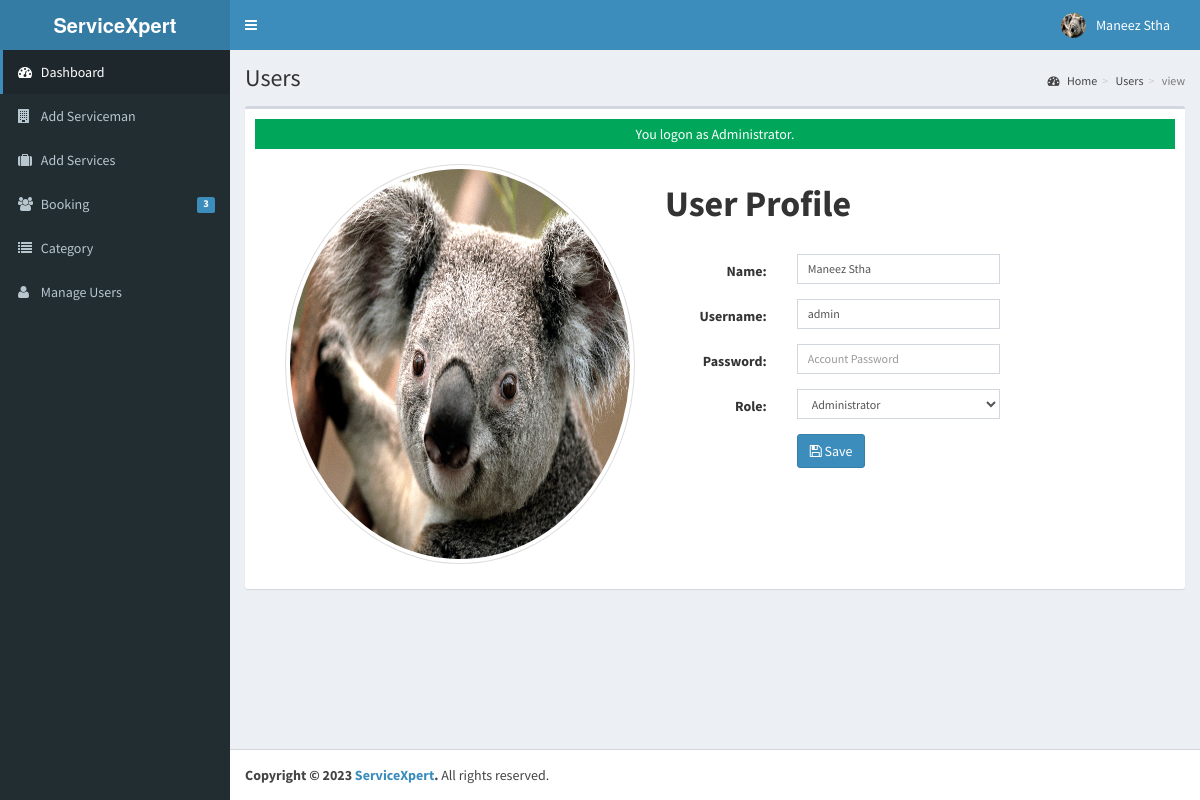
Page /admin/user/index.php?view=view&id=00018 (signed in) on the committed database.
### tables this page shows
CREATE TABLE `tblusers` (
  `USERID` varchar(30) NOT NULL,
  `FULLNAME` varchar(40) NOT NULL,
  `USERNAME` varchar(90) NOT NULL,
  `PASS` varchar(90) NOT NULL,
  `ROLE` varchar(30) NOT NULL,
  `PICLOCATION` varchar(255) NOT NULL
);

### admin/user/index.php (called while the page is built, shortened)
<?php
require_once("../../include/initialize.php");
 $title="Users";
require_once ("../theme/templates.php");
?>

### include/database.php (called while the page is built, shortened)
<?php
class Database {
	var $sql_string = '';
	private $conn;
	public function open_connection() {
		$this->conn = mysqli_connect(server,user,pass);
		if(!$this->conn){
			echo "Problem in database connection! Contact administrator!";
			exit();
		}else{
			$db_select = mysqli_select_db($this->conn,database_name);
		}
	}
	function setQuery($sql='') {
		$this->sql_string=$sql;
	}
	function executeQuery() {
		$result = mysqli_query($this->conn,$this->sql_string);
		return $result;
	}
	private function confirm_query($result) {
		return $result;
	}
	function loadSingleResult() {
		$cur = $this->executeQuery();
		while ($row = mysqli_fetch_object($cur)) {
		return $data = $row;
		}
	}
}
$mydb = new Database();
?>

### include/accounts.php (called while the page is built, shortened)
<?php
require_once(LIB_PATH.DS.'database.php');
class User {
	protected static  $tblname = "tblusers";
	function single_user($id=""){
			global $mydb;
			$mydb->setQuery("SELECT * FROM ".self::$tblname."
				Where USERID= '{$id}' LIMIT 1");
			$cur = $mydb->loadSingleResult();
			return $cur;
	}
}
?>

### include/function.php (called while the page is built, shortened)
<?php
function currentpage(){
		$this_page = $_SERVER['SCRIPT_NAME'];
	    $bits = explode('/',$this_page);
		 return $bits[3];
	}
		?>

### admin/user/view.php (the view, shortened to what this page needs)
<?php
  @$USERID = $_SESSION['ADMIN_USERID'];
  $user = New User();
  $singleuser = $user->single_user($USERID);
  ?>
<div class="container">
    <div class="panel-body inf-content">
        <div class="row">
            <div class="col-md-4">
                <a data-target="#myModal" data-toggle="modal" href="" title="Click here to Change Image.">
                    <img alt="" style="width:500px; height:400px;>" title="" class="img-circle img-thumbnail isTooltip"
                        src="<?php echo web_root.'admin/user/'. $singleuser->PICLOCATION;?>"
                        data-original-title="Usuario">
                </a>
            </div>
            <div class="col-md-6">
                <h1><strong>User Profile</strong></h1><br>
                <form class="form-horizontal span6" action="controller.php?action=edit&view=" method="POST">
                    <div class="form-group">
                        <div class="col-md-8">
                            <label class="col-md-4 control-label" for="U_NAME">Name:</label>
                            <div class="col-md-8">
                                <input class="form-control input-sm" id="U_NAME" name="U_NAME"
                                    placeholder="Account Name" type="text" value="<?php echo $singleuser->FULLNAME; ?>">
                            </div>
                        </div>
                    </div>
                    <div class="form-group">
                        <div class="col-md-8">
                            <label class="col-md-4 control-label" for="U_USERNAME">Username:</label>
                            <div class="col-md-8">
                                <input class="form-control input-sm" id="U_USERNAME" name="U_USERNAME"
                                    placeholder="Email Address" type="text"
                                    value="<?php echo $singleuser->USERNAME; ?>">
                            </div>
                        </div>
                    </div>
                    <div class="form-group">
                        <div class="col-md-8">
                            <label class="col-md-4 control-label" for="U_PASS">Password:</label>
                            <div class="col-md-8">
                                <input class="form-control input-sm" id="U_PASS" name="U_PASS"
                                    placeholder="Account Password" type="Password" value="" required>
                            </div>
                        </div>
                    </div>
                    <div class="form-group">
                        <div class="col-md-8">
                            <label class="col-md-4 control-label" for="U_ROLE">Role:</label>
                            <?php
                              if ($_SESSION['ADMIN_ROLE'] == 'Administrator') {
                                  echo '
                                  <div class="col-md-8">
                                      <select class="form-control input-sm" name="U_ROLE" id="U_ROLE">
                                          <option value="Administrator"' . (($singleuser->ROLE == "Administrator") ? "selected='true'" : "") . '>
                                              Administrator</option>
                                          <option value="Staff"' . (($singleuser->ROLE == "Staff") ? "selected='true'" : "") . '>Staff</option>
                                      </select>
                                  </div>';
                               }
                              ?>
                        </div>
                    </div>
                    <div class="form-group">
                        <div class="col-md-8">
                            <label class="col-md-4 control-label" for="idno"></label>
                            <div class="col-md-8">
                                <button class="btn btn-primary " name="save" type="submit"><span
                                        class="fa fa-save fw-fa"></span> Save</button>
                            </div>
                        </div>
                    </div>
                </form>
            </div>
        </div>
    </div>
</div>

### admin/theme/templates.php (shortened to what this page needs)
<!DOCTYPE html>
<html>
    <head>
        <link rel="stylesheet" href="<?php echo web_root;?>bootstrap/css/bootstrap.min.css">
        <link rel="stylesheet" href="<?php echo web_root;?>plugins/font-awesome/css/font-awesome.min.css">
        <link rel="stylesheet" href="<?php echo web_root;?>dist/css/AdminLTE.min.css">
        <link rel="stylesheet" href="<?php echo web_root;?>dist/css/skins/_all-skins.min.css">
        <link rel="stylesheet" href="<?php echo web_root;?>plugins/iCheck/flat/blue.css">
        <link rel="stylesheet" href="<?php echo web_root;?>plugins/morris/morris.css">
        <link rel="stylesheet" href="<?php echo web_root;?>plugins/jvectormap/jquery-jvectormap-1.2.2.css">
        <link href="<?php echo web_root; ?>plugins/datepicker/bootstrap-datetimepicker.min.css" rel="stylesheet" media="screen">
        <link rel="stylesheet" href="<?php echo web_root;?>plugins/dataTables/jquery.dataTables.min.css">
        <link rel="stylesheet" href="<?php echo web_root;?>plugins/bootstrap-wysihtml5/bootstrap3-wysihtml5.min.css">
    </head>
 <body class="hold-transition skin-blue fixed sidebar-mini">
<div class="wrapper">
  <header class="main-header">
    <a href="<?php echo web_root;?>/admin/" class="logo">
      <span class="logo-lg"><b>ServiceXpert</b></span>
    </a>
    <nav class="navbar navbar-static-top" role="navigation">
      <a href="#" class="sidebar-toggle" data-toggle="offcanvas" role="button">
      </a>
      <div class="navbar-custom-menu">
        <ul class="nav navbar-nav">
          <?php
              $user = New User();
              $singleuser = $user->single_user($_SESSION['ADMIN_USERID']);
          ?>
          <li class="dropdown user user-menu" style="padding-right: 15px;"  >
            <a href="#" class="dropdown-toggle" data-toggle="dropdown">
              <img src="<?php echo web_root.'admin/user/'. $singleuser->PICLOCATION;?>" class="user-image" alt="User Image">
              <span class="hidden-xs"><?php echo $singleuser->FULLNAME; ?></span>
            </a>
          </li>
        </ul>
      </div>
    </nav>
  </header>
  <aside class="main-sidebar">
    <section class="sidebar">
      <ul class="sidebar-menu">
        <li  class="<?php echo (currentpage() == 'index.php') ? "active" : false;?>" >
          <a href="<?php echo web_root ;?>admin/">
            <i class="fa fa-dashboard"></i> <span>Dashboard</span>
          </a>
        </li>
        <li class="<?php echo (currentpage() == 'serviceman') ? "active" : false;?>" >
          <a href="<?php echo web_root ;?>admin/serviceman/">
            <i class="fa fa-building"></i> <span>Add Serviceman</span>
          </a>
        </li>
        <li class="<?php echo (currentpage() == 'services') ? "active" : false;?>" >
          <a href="<?php echo web_root ;?>admin/services/">
            <i class="fa fa-suitcase"></i> <span>  Add Services</span>
          </a>
        </li>
        <li class="<?php echo (currentpage() == 'applicants') ? "active" : false;?>" >
          <a href="<?php echo web_root ;?>admin/applicants/">
            <i class="fa fa-users"></i> <span>Booking</span>
            <span class="label label-primary pull-right">
              <?php
                $sql = "SELECT count(*) as 'APPL' FROM `tbljobregistration` WHERE `PENDINGAPPLICATION`=1";
                $mydb->setQuery($sql);
                $pending = $mydb->loadSingleResult();
                echo $pending->APPL;
              ?>
            </span>
          </a>
        </li>
        <li class="<?php echo (currentpage() == 'category') ? "active" : false;?>" >
          <a href="<?php echo web_root ;?>admin/category/">
            <i class="fa fa-list"></i> <span>Category</span>
          </a>
        </li>
         <li class="<?php echo (currentpage() == 'user') ? "active" : false;?>">
          <a href="<?php echo web_root; ?>admin/user/">
            <i class="fa fa-user"></i> <span>Manage Users</span> </a>
        </li>
      </ul>
    </section>
  </aside>
  <div class="content-wrapper">
  <section class="content-header">
      <h1>
        <?php echo isset($title) ? $title : ''; ?>
      </h1>
      <ol class="breadcrumb">
        <?php
          if ($title!='Home') {
            $active_title = '';
            if (isset($_GET['view'])) {
              $active_title = '<li class='.$active_title.'><a href="index.php">'.$title.'</a></li>';
            }else{
              $active_title = '<li class='.$active_title.'>'.$title.'</li>';
            }
            echo '<li><a href='.web_root.'admin/><i class="fa fa-dashboard"></i> Home</a></li>';
            echo  $active_title;
            echo  isset($_GET['view']) ? '<li class="active">'.$_GET['view'].'</li>' : '';
          }
        ?>
      </ol>
    </section>
         <section class="content">
          <div class="row">
            <div class="col-xs-12">
              <div class="box">
                <div class="box-body">
              <?php
               require_once $content;
               ?>
             </div>
             </div>
           </div>
         </div>
         </section>
 </div>
  <footer class="main-footer">
    <strong>Copyright &copy; 2023 <a href="#">ServiceXpert</a>.</strong> All rights
    reserved.
  </footer>
    </body>
</html>

### rows in the picture
tblusers: PICLOCATION (picture), FULLNAME "Maneez Stha", U_NAME "Maneez Stha", U_USERNAME "admin", U_ROLE "Administrator"

### other values in the picture
$pending->APPL "3"
$title "Users"
$_GET['view'] "view"
$_SESSION['message'] "You logon as Administrator."
